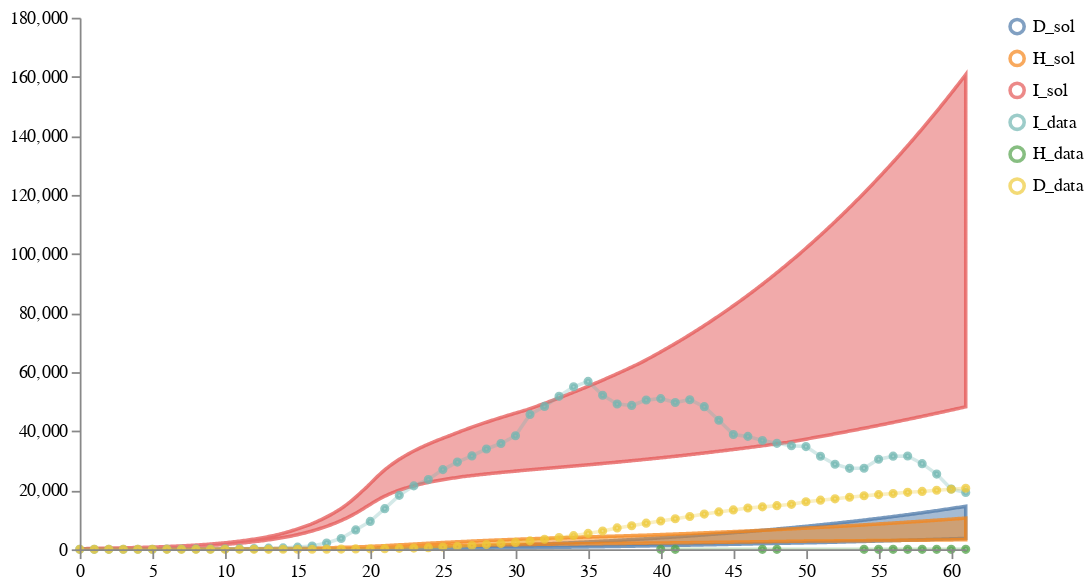

Write notebook code for a chart like this one.
### Code cell
num_samples = 100
models = [model1, model2, model3]
data_location = DATA_PATH + "NYS_T1_forecast1.csv"
weights = [0.1, 0.4, 0.5] # [1/len(models) for i in models]
solution_mappings = [{"I": "I", "H": "H", "D": "D"},
                     {"I": "infected", "H": "hospitalized", "D": "dead"}, 
                     {"I": "infected", "H": "hospitalized", "D": "dead"}
                     ]

# Run the calibration and sampling
result1B3 = load_and_calibrate_and_sample_ensemble_model(
    models,
    data_location,
    weights,
    solution_mappings,
    num_samples,
    timepoints1,
    verbose=True,
    total_population=19340000,
    num_iterations=N_ITERATIONS,
    time_unit="days",
    visual_options={"title": "Calibrated Ensemble", "keep":".*_sol"}
)

# Save results
# result1B3["data"].to_csv("../../notebook/ensemble_eval_sa/ensemble_results/partI_ensemble_of_many_results.csv", index=False)
# result1B3["quantiles"].to_csv("../../notebook/ensemble_eval_sa/ensemble_results/partI_ensemble_of_many_quantiles.csv", index=False)

# Plot results
schema = plots.trajectories(pd.DataFrame(result1B3["data"]), keep=".*_sol",
                            points=all_data1.reset_index(drop=True).rename(columns={"I":"I_data", "H":"H_data", "D":"D_data"}),
                           )
schema = plots.pad(schema, 5)
plots.ipy_display(schema)

### Figure 1 — Vega specification as saved in the notebook (floating-point values rounded to 4 significant figures; data arrays with more than 128 entries replaced by an {"elided": "..."} marker saying what was removed)
{"$schema": "https://vega.github.io/schema/vega/v5.json", "axes": [{"name": "x_axis", "orient": "bottom", "scale": "xscale", "zindex": 100}, {"name": "y_axis", "orient": "left", "scale": "yscale", "zindex": 100}], "data": [{"name": "distributions", "values": {"elided": "1833 records"}}, {"name": "traces", "transform": [{"expr": "isValid(datum.value)", "type": "filter"}], "values": []}, {"name": "points", "values": {"elided": "136 records"}}, {"name": "markers", "values": []}, {"name": "selected", "on": [{"remove": true, "trigger": "clear"}, {"remove": true, "trigger": "!shift"}, {"insert": "clicked", "trigger": "!shift && clicked"}, {"toggle": "clicked", "trigger": "shift && clicked"}]}], "height": 300, "legends": [{"encode": {"labels": {"interactive": true, "name": "legendLabel", "update": {"opacity": [{"test": "!length(data('selected')) || indata('selected', 'value', datum.value)", "value": 1}, {"value": 0.25}]}}, "symbols": {"interactive": true, "name": "legendSymbol", "update": {"fill": {"value": "transparent"}, "opacity": [{"test": "!length(data('selected')) || indata('selected', 'value', datum.value)", "value": 0.7}, {"value": 0.15}], "size": {"value": 64}, "strokeWidth": {"value": 2}}}}, "name": "color_legend", "stroke": "color"}], "marks": [{"from": {"facet": {"data": "points", "groupby": "trajectory", "name": "points_split"}}, "marks": [{"encode": {"hover": {"fillOpacity": {"value": 0.9}}, "update": {"fill": {"field": "trajectory", "scale": "color"}, "fillOpacity": [{"test": "!length(data('selected')) || indata('selected', 'value', datum.trajectory)", "value": 0.5}, {"value": 0.15}], "size": {"value": 10}, "stroke": {"field": "trajectory", "scale": "color"}, "strokeOpacity": [{"test": "!length(data('selected')) || indata('selected', 'value', datum.trajectory)", "value": 0.75}, {"value": 0.15}], "strokeWidth": {"value": 2}, "tooltip": {"field": "value"}, "x": {"field": "timepoint", "scale": "xscale"}, "y": {"field": "value", "scale": "yscale"}}}, "from": {"data": "points_split"}, "name": "_points_symbol", "type": "symbol", "zindex": 3}, {"encode": {"hover": {"fillOpacity": {"value": 0.9}}, "update": {"interpolate": {"value": "linear"}, "stroke": {"field": "trajectory", "scale": "color"}, "strokeOpacity": [{"test": "!length(data('selected')) || indata('selected', 'value', datum.trajectory)", "value": 0.3}, {"value": 0.1}], "strokeWidth": {"value": 2}, "x": {"field": "timepoint", "scale": "xscale"}, "y": {"field": "value", "scale": "yscale"}}}, "from": {"data": "points_split"}, "name": "_points_line", "type": "line", "zindex": 3}], "name": "_points", "type": "group", "zindex": 3}, {"from": {"facet": {"data": "traces", "groupby": "trajectory", "name": "traces_split"}}, "marks": [{"encode": {"hover": {"fillOpacity": {"value": 0.9}}, "update": {"interpolate": {"value": "linear"}, "stroke": {"field": "trajectory", "scale": "color"}, "strokeOpacity": [{"test": "!length(data('selected')) || indata('selected', 'value', datum.trajectory)", "value": 0.75}, {"value": 0.15}], "strokeWidth": {"value": 2}, "x": {"field": "timepoint", "scale": "xscale"}, "y": {"field": "value", "scale": "yscale"}}}, "from": {"data": "traces_split"}, "name": "_traces_lines", "type": "line"}], "name": "_traces", "type": "group", "zindex": 2}, {"from": {"facet": {"data": "distributions", "groupby": "trajectory", "name": "trajectory_split"}}, "marks": [{"encode": {"hover": {"fillOpacity": {"value": 0.9}}, "update": {"fill": {"field": "trajectory", "scale": "color"}, "fillOpacity": [{"test": "!length(data('selected')) || indata('selected', 'value', datum.trajectory)", "value": 0.5}, {"value": 0.15}], "interpolate": {"value": "linear"}, "stroke": {"field": "trajectory", "scale": "color"}, "strokeOpacity": [{"test": "!length(data('selected')) || indata('selected', 'value', datum.trajectory)", "value": 0.75}, {"value": 0.15}], "strokeWidth": {"value": 2}, "x": {"field": "timepoint", "scale": "xscale"}, "y": {"field": "upper", "scale": "yscale"}, "y2": {"field": "lower", "scale": "yscale"}}}, "from": {"data": "trajectory_split"}, "type": "area"}], "name": "_distributions", "type": "group", "zindex": 1}, {"marks": [{"encode": {"enter": {"stroke": {"value": "lightgray"}}, "update": {"opacity": {"value": 1}, "x": {"field": "timepoint", "scale": "xscale"}, "y": {"signal": "height"}, "y2": {"value": 0}}}, "from": {"data": "markers"}, "name": "_marker text", "type": "rule"}, {"encode": {"enter": {"fontSize": {"value": 8}, "text": {"field": "datum.label"}, "y": {"value": 0}}}, "from": {"data": "_marker text"}, "name": "_marker flags", "transform": [{"as": ["x", "_y", "opacity", "align", "baseline"], "lineAnchor": "start", "offset": [1], "size": {"signal": "[width, height]"}, "type": "label"}], "type": "text"}], "name": "_markers", "type": "group"}], "padding": 5, "scales": [{"domain": {"fields": [{"data": "distributions", "field": "timepoint"}, {"data": "traces", "field": "timepoint"}, {"data": "points", "field": "timepoint"}, {"data": "markers", "field": "timepoint"}]}, "name": "xscale", "range": "width", "type": "linear", "zero": false}, {"domain": {"fields": [{"data": "distributions", "field": "lower"}, {"data": "distributions", "field": "upper"}, {"data": "traces", "field": "value"}, {"data": "points", "field": "value"}]}, "name": "yscale", "nice": true, "range": "height", "type": "linear", "zero": true}, {"domain": {"fields": [{"data": "distributions", "field": "trajectory"}, {"data": "traces", "field": "trajectory"}, {"data": "points", "field": "trajectory"}]}, "name": "color", "range": "category", "type": "ordinal"}], "signals": [{"name": "clear", "on": [{"events": "mouseup[!event.item]", "force": true, "update": "true"}], "value": true}, {"name": "shift", "on": [{"events": "@legendSymbol:click, @legendLabel:click", "force": true, "update": "event.shiftKey"}], "value": false}, {"name": "clicked", "on": [{"events": "@legendSymbol:click, @legendLabel:click", "force": true, "update": "{value: datum.value}"}], "value": null}], "width": 500}
